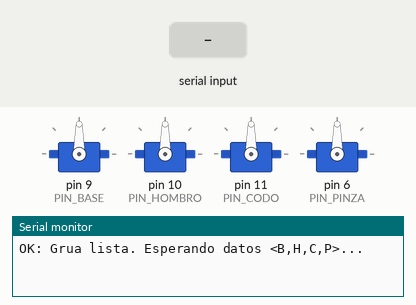
Bench run of a sketch on a simulated Arduino Uno, built with avr-gcc and run on an emulated ATmega328P. Parts: 4 × servo, the last lines printed to the serial monitor. Inputs (shaded band) come from the test bench.

Above: at 1.2 s.
1.3 s: "<90,120,80,45>\n" received over Serial
At 2.3 s:
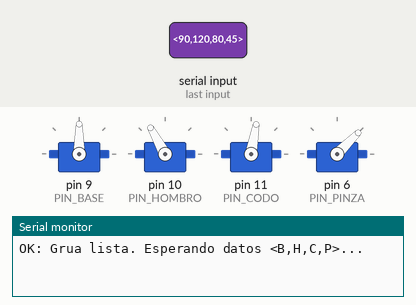
3.1 s: "90,45,200,10\n" received over Serial
At 5.0 s:
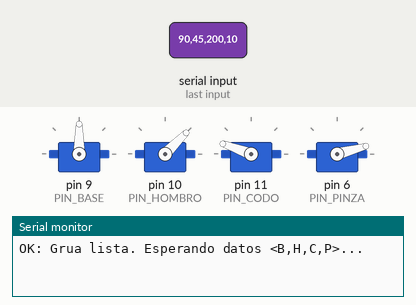
5.6 s: "HOME\n" received over Serial
At 5.76 s:
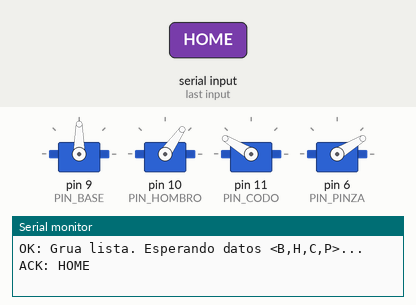
7.9 s: "30,150,10,200\n" received over Serial
At 9.8 s:
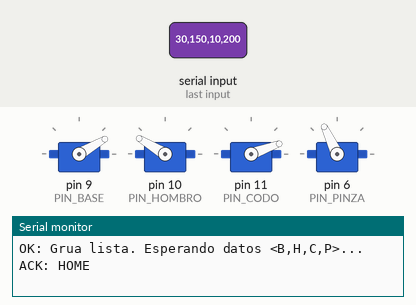
10.2 s: "<90,120,80,45>\n" received over Serial
At 10.67 s:
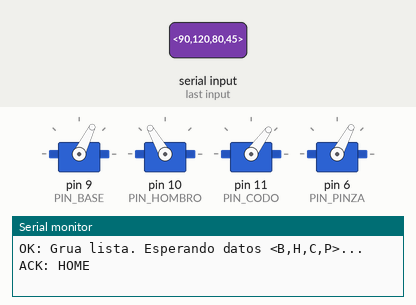
12.4 s: "30,150,10,200\n" received over Serial
At 12.57 s:
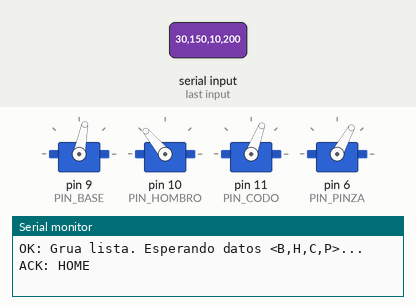
Timing chart, 0 to 15.4 s (numbered marks = the images above; inputs shaded):
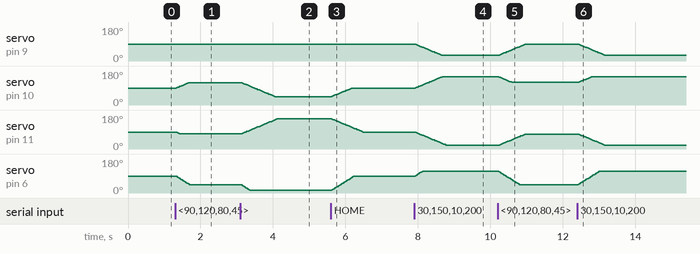

The sketch:

grua_arduino.ino
```cpp
/*
 * ============================================================================
 * CONTROL DE BRAZO ROBÓTICO / GRÚA (4 GDL) POR PUERTO SERIAL (USB)
 * ============================================================================
 *
 * Servos:
 *  - Base (Giro horizontal):       Pin 9
 *  - Hombro (Brazo inferior):      Pin 10
 *  - Codo (Brazo superior):        Pin 11
 *  - Pinza (Gripper apertura):     Pin 6
 *
 * Protocolo de comunicación (9600 baudios):
 *  Envía por Serial una línea con los 4 ángulos deseados separados por coma:
 *      <Base,Hombro,Codo,Pinza>
 *      Ejemplo: "90,110,80,45\n" o "<90,110,80,45>\n"
 *
 * Movimiento Suave (Interpolación):
 *  Los servos no saltan de golpe; se mueven paso a paso a una velocidad
 *  controlada para evitar tirones mecánicos y caídas de tensión.
 * ============================================================================
 */

#include <Servo.h>

// Definición de Pines de los Servos
const int PIN_BASE   = 9;
const int PIN_HOMBRO = 10;
const int PIN_CODO   = 11;
const int PIN_PINZA  = 6;

// Objetos Servo
Servo servoBase;
Servo servoHombro;
Servo servoCodo;
Servo servoPinza;

// LÍMITES DE SEGURIDAD (en grados)
// Ajusta estos valores según la mecánica de tu brazo impreso en 3D
const int BASE_MIN   = 0,   BASE_MAX   = 180;
const int HOMBRO_MIN = 20,  HOMBRO_MAX = 160;
const int CODO_MIN   = 20,  CODO_MAX   = 160;
const int PINZA_MIN  = 15,  PINZA_MAX  = 115; // PINZA_MIN cerrada, PINZA_MAX abierta

// Posiciones objetivo (Target) y actuales
float targetBase   = 90;
float targetHombro = 90;
float targetCodo   = 90;
float targetPinza  = 90;

float currentBase   = 90;
float currentHombro = 90;
float currentCodo   = 90;
float currentPinza  = 90;

// Parámetros de velocidad de movimiento suave
// Grados máximos por paso
const float VELOCIDAD_PASO = 1.2;
unsigned long ultimoPaso = 0;
const unsigned long INTERVALO_PASO_MS = 15; // Actualiza cada 15ms (~60Hz)

// Buffer para lectura serial
String inputString = "";
bool stringComplete = false;

void setup() {
  Serial.begin(9600);
  inputString.reserve(64);

  // Vincular servos a los pines
  servoBase.attach(PIN_BASE);
  servoHombro.attach(PIN_HOMBRO);
  servoCodo.attach(PIN_CODO);
  servoPinza.attach(PIN_PINZA);

  // Posición inicial de inicio (Home)
  servoBase.write((int)currentBase);
  servoHombro.write((int)currentHombro);
  servoCodo.write((int)currentCodo);
  servoPinza.write((int)currentPinza);

  Serial.println(F("OK: Grua lista. Esperando datos <B,H,C,P>..."));
}

void loop() {
  // 1. Leer del puerto Serial (funciona en cualquier clon o placa de Arduino)
  while (Serial.available()) {
    char inChar = (char)Serial.read();
    if (inChar == '\n' || inChar == '\r') {
      if (inputString.length() > 0) {
        procesarComando(inputString);
        inputString = "";
      }
    } else {
      inputString += inChar;
    }
  }

  // 2. Mover suavemente los servos hacia los ángulos objetivo
  unsigned long ahora = millis();
  if (ahora - ultimoPaso >= INTERVALO_PASO_MS) {
    ultimoPaso = ahora;
    actualizarServosSuave();
  }
}


// Procesa una cadena como "<90,120,80,45>" o "90,120,80,45"
void procesarComando(String cmd) {
  cmd.trim();
  if (cmd.startsWith("<") && cmd.endsWith(">")) {
    cmd = cmd.substring(1, cmd.length() - 1);
  }

  // Si envían "HOME", vuelve al centro
  if (cmd.equalsIgnoreCase("HOME")) {
    targetBase = 90;
    targetHombro = 90;
    targetCodo = 90;
    targetPinza = 90;
    Serial.println(F("ACK: HOME"));
    return;
  }

  // Separar los 4 valores por comas
  int c1 = cmd.indexOf(',');
  int c2 = cmd.indexOf(',', c1 + 1);
  int c3 = cmd.indexOf(',', c2 + 1);

  if (c1 > 0 && c2 > 0 && c3 > 0) {
    float b = cmd.substring(0, c1).toFloat();
    float h = cmd.substring(c1 + 1, c2).toFloat();
    float c = cmd.substring(c2 + 1, c3).toFloat();
    float p = cmd.substring(c3 + 1).toFloat();

    // Aplicar límites de seguridad
    targetBase   = constrain(b, BASE_MIN, BASE_MAX);
    targetHombro = constrain(h, HOMBRO_MIN, HOMBRO_MAX);
    targetCodo   = constrain(c, CODO_MIN, CODO_MAX);
    targetPinza  = constrain(p, PINZA_MIN, PINZA_MAX);

    // Confirmación opcional
    // Serial.print(F("ACK: "));
    // Serial.println(cmd);
  }
}

// Aproxima gradualmente cada ángulo a su objetivo
void actualizarServosSuave() {
  bool huboCambio = false;

  currentBase   = acercar(currentBase, targetBase, VELOCIDAD_PASO, huboCambio);
  currentHombro = acercar(currentHombro, targetHombro, VELOCIDAD_PASO, huboCambio);
  currentCodo   = acercar(currentCodo, targetCodo, VELOCIDAD_PASO, huboCambio);
  currentPinza  = acercar(currentPinza, targetPinza, VELOCIDAD_PASO * 1.5, huboCambio); // Pinza un poco más rápida

  if (huboCambio) {
    servoBase.write((int)currentBase);
    servoHombro.write((int)currentHombro);
    servoCodo.write((int)currentCodo);
    servoPinza.write((int)currentPinza);
  }
}

float acercar(float actual, float objetivo, float maxPaso, bool &cambio) {
  float diff = objetivo - actual;
  if (abs(diff) < 0.2) {
    return actual;
  }
  cambio = true;
  if (diff > maxPaso) {
    return actual + maxPaso;
  } else if (diff < -maxPaso) {
    return actual - maxPaso;
  } else {
    return objetivo;
  }
}
```

Measured:
- after the input at 1.3 s, servo on pin 10 (PIN_HOMBRO): moves from 90° to 119° over 0.36 s, starting at once; servo on pin 11 (PIN_CODO): 90° → 80° at once; servo on pin 6 (PIN_PINZA): moves from 90° to 45° over 0.36 s, starting at once
- after the input at 3.1 s, servo on pin 10 (PIN_HOMBRO): moves from 119° to 45° over 0.93 s, starting at once; servo on pin 11 (PIN_CODO): moves from 80° to 160° over 0.99 s, starting at once; servo on pin 6 (PIN_PINZA): moves from 45° to 15° over 0.24 s, starting at once
- after the input at 5.6 s, servo on pin 10 (PIN_HOMBRO): moves from 45° to 90° over 0.57 s, starting at once; servo on pin 11 (PIN_CODO): moves from 160° to 90° over 0.86 s, starting at once; servo on pin 6 (PIN_PINZA): moves from 15° to 90° over 0.63 s, starting at once
- after the input at 7.9 s, servo on pin 9 (PIN_BASE): moves from 90° to 30° over 0.75 s, starting at once; servo on pin 10 (PIN_HOMBRO): moves from 90° to 149° over 0.75 s, starting at once; servo on pin 11 (PIN_CODO): moves from 90° to 20° over 0.86 s, starting at once; servo on pin 6 (PIN_PINZA): 90° → 115° at once
- after the input at 10.2 s, servo on pin 9 (PIN_BASE): moves from 30° to 90° over 0.74 s, starting at once; servo on pin 10 (PIN_HOMBRO): moves from 149° to 120° over 0.36 s, starting at once; servo on pin 11 (PIN_CODO): moves from 20° to 79° over 0.74 s, starting at once; servo on pin 6 (PIN_PINZA): moves from 115° to 45° over 0.57 s, starting at once
- after the input at 12.4 s, servo on pin 9 (PIN_BASE): moves from 90° to 30° over 0.74 s, starting at once; servo on pin 10 (PIN_HOMBRO): moves from 120° to 149° over 0.36 s, starting at once; servo on pin 11 (PIN_CODO): moves from 79° to 20° over 0.74 s, starting at once; servo on pin 6 (PIN_PINZA): moves from 45° to 115° over 0.57 s, starting at once
